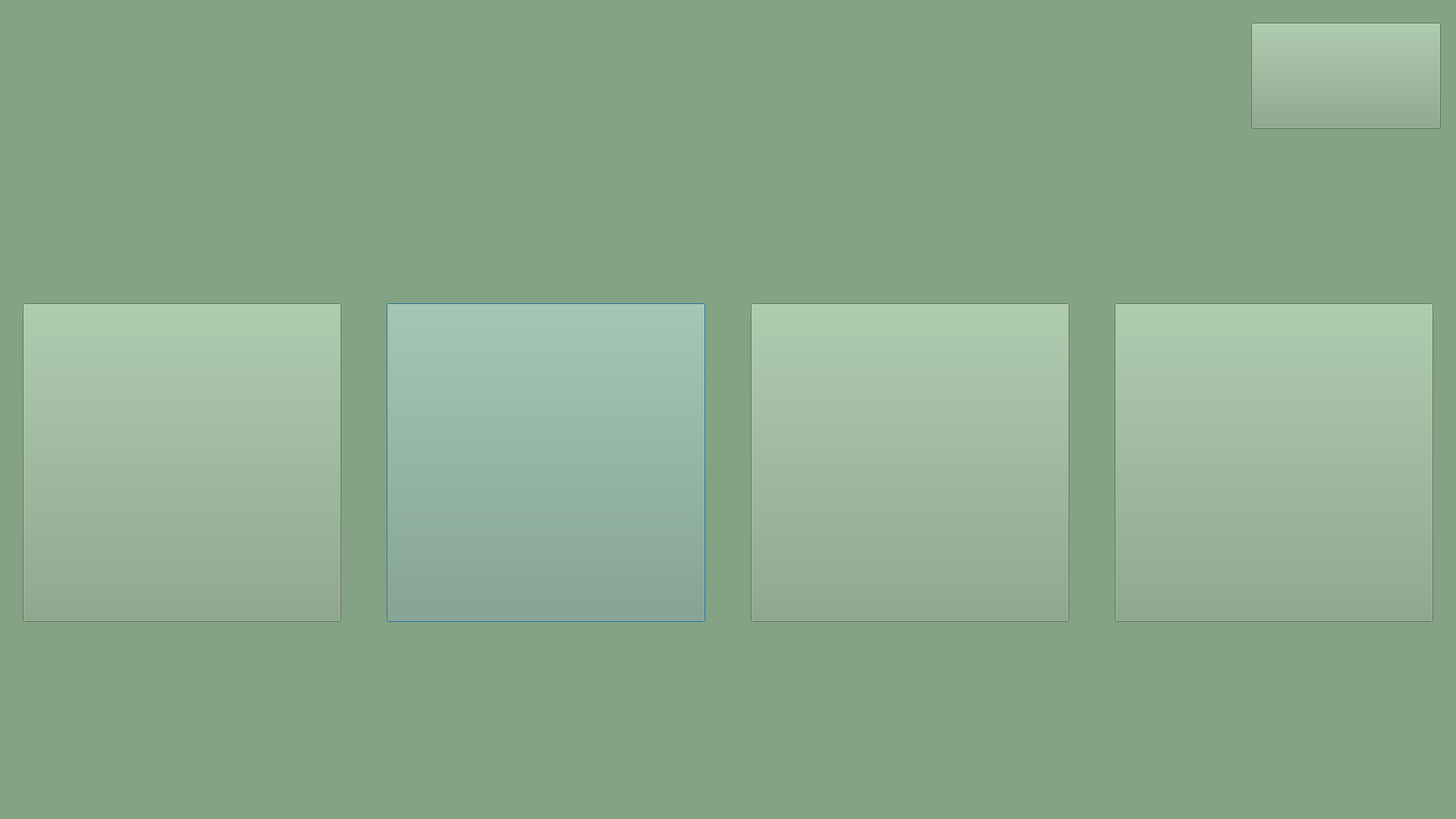
<?xml version="1.0" encoding="UTF-8"?>
<ui version="4.0">
 <class>UI_high_clear</class>
 <widget class="QDialog" name="UI_high_clear">
  <property name="geometry">
   <rect>
    <x>0</x>
    <y>0</y>
    <width>1920</width>
    <height>1080</height>
   </rect>
  </property>
  <property name="windowTitle">
   <string>Dialog</string>
  </property>
  <property name="styleSheet">
   <string notr="true">background-color: rgb(132, 163, 132);</string>
  </property>
  <widget class="QPushButton" name="step2_Button">
   <property name="geometry">
    <rect>
     <x>510</x>
     <y>400</y>
     <width>420</width>
     <height>420</height>
    </rect>
   </property>
   <property name="styleSheet">
    <string notr="true">border-image: url(:/assets/high_clear_step2.png);</string>
   </property>
   <property name="text">
    <string/>
   </property>
  </widget>
  <widget class="QPushButton" name="step3_Button">
   <property name="geometry">
    <rect>
     <x>990</x>
     <y>400</y>
     <width>420</width>
     <height>420</height>
    </rect>
   </property>
   <property name="styleSheet">
    <string notr="true">border-image: url(:/assets/high_clear_step3.png);</string>
   </property>
   <property name="text">
    <string/>
   </property>
  </widget>
  <widget class="QPushButton" name="step4_Button">
   <property name="geometry">
    <rect>
     <x>1470</x>
     <y>400</y>
     <width>420</width>
     <height>420</height>
    </rect>
   </property>
   <property name="styleSheet">
    <string notr="true">border-image: url(:/assets/high_clear_step4.png);</string>
   </property>
   <property name="text">
    <string/>
   </property>
  </widget>
  <widget class="QPushButton" name="backButton">
   <property name="geometry">
    <rect>
     <x>1650</x>
     <y>30</y>
     <width>250</width>
     <height>140</height>
    </rect>
   </property>
   <property name="styleSheet">
    <string notr="true">border-image: url(:/assets/back_button.png);</string>
   </property>
   <property name="text">
    <string/>
   </property>
  </widget>
  <widget class="QPushButton" name="step1_Button">
   <property name="geometry">
    <rect>
     <x>30</x>
     <y>400</y>
     <width>420</width>
     <height>420</height>
    </rect>
   </property>
   <property name="styleSheet">
    <string notr="true">border-image: url(:/assets/high_clear_step1.png);</string>
   </property>
   <property name="text">
    <string/>
   </property>
  </widget>
 </widget>
 <resources>
  <include location="picture.qrc"/>
 </resources>
 <connections/>
</ui>
